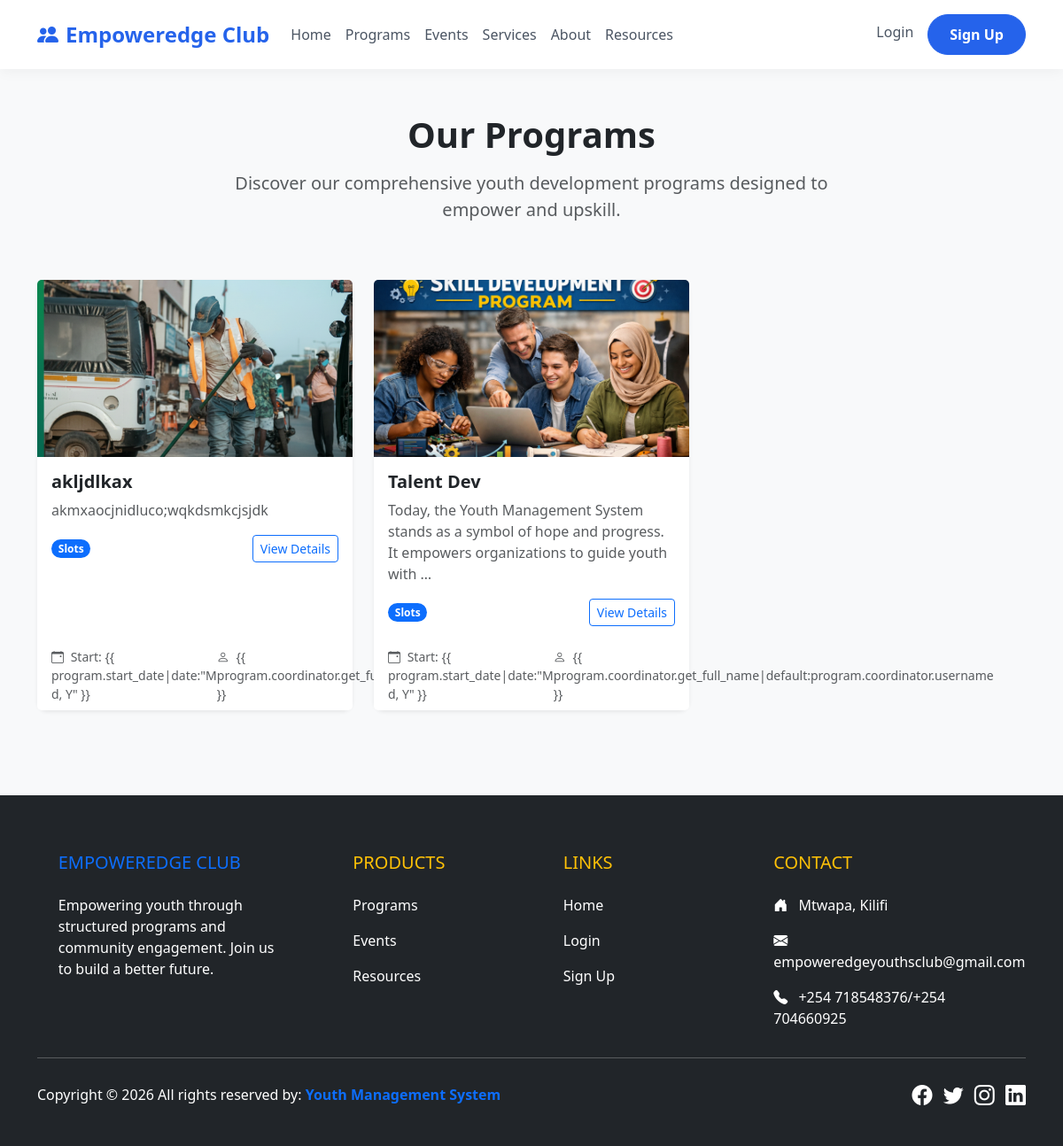
Screenshot of /programs/ with the database file from the repository.
### programs/models.py (models this page shows, shortened)
class Program(models.Model):
    title = models.CharField(max_length=200)
    description = models.TextField()
    coordinator = models.ForeignKey(settings.AUTH_USER_MODEL, on_delete=models.SET_NULL, null=True, related_name='coordinated_programs')
    start_date = models.DateField()
    end_date = models.DateField()
    capacity = models.PositiveIntegerField(default=50)
    image = models.ImageField(upload_to='program_images/', blank=True, null=True)
    created_at = models.DateTimeField(auto_now_add=True)

### programs/views.py (the view)
# urls.py: path('', ProgramListView.as_view(), name='program_list'),
class ProgramListView(ListView):
    model = Program
    template_name = 'programs/program_list.html'
    context_object_name = 'programs'
    ordering = ['-start_date']

### templates/programs/program_list.html (shortened to what this page needs)
{% extends 'base.html' %}
{%load static%}
{% block content %}
<div class="container py-5">
    <div class="row mb-5">
        <div class="col-lg-8 mx-auto text-center">
            <h1 class="fw-bold mb-3">Our Programs</h1>
            <p class="lead text-muted">Discover our comprehensive youth development programs designed to empower and
                upskill.</p>
        </div>
    </div>
    <div class="row g-4">
        {% for program in programs %}
        <div class="col-md-6 col-lg-4">
            <div class="card h-100 shadow-sm border-0">
                {% if program.image %}
                <img src="{{ program.image.url }}" class="card-img-top" alt="{{ program.title }}"
                    style="height: 200px; object-fit: cover;">
                {% else %}
                <div class="bg-light card-img-top d-flex align-items-center justify-content-center"
                    style="height: 200px;">
                    <i class="bi bi-mortarboard display-4 text-muted"></i>
                </div>
                {% endif %}
                <div class="card-body">
                    <h5 class="card-title fw-bold">{{ program.title }}</h5>
                    <p class="card-text text-muted mb-3">{{ program.description|truncatewords:20 }}</p>
                    <div class="d-flex justify-content-between align-items-center mt-auto">
                        <span class="badge bg-primary rounded-pill">{{ program.get_capacity_display }} Slots</span>
                        <div>
                            <a href="{% url 'program_detail' program.pk %}" class="btn btn-outline-primary btn-sm">View
                                Details</a>
                        </div>
                    </div>
                </div>
                <div class="card-footer bg-white border-top-0 text-muted small">
                    <div class="d-flex justify-content-between">
                        <span><i class="bi bi-calendar-event me-1"></i> Start: {{ program.start_date|date:"M d, Y"
                            }}</span>
                        <span><i class="bi bi-person me-1"></i> {{
                            program.coordinator.get_full_name|default:program.coordinator.username }}</span>
                    </div>
                </div>
            </div>
        </div>
        {% endfor %}
    </div>
</div>
{% endblock %}

### templates/base.html (style rules this page uses)
body { font-family: system-ui, -apple-system, BlinkMacSystemFont, 'Segoe UI', Roboto, Oxygen, Ubuntu, Cantarell, 'Open Sans', 'Helvetica Neue', sans-serif; background-color: #f8f9fa; }
.card { border: none; border-radius: 12px; box-shadow: 0 4px 6px -1px rgba(0, 0, 0, 0.1), 0 2px 4px -1px rgba(0, 0, 0, 0.06); transition: transform 0.2s; }

### rows the page displays
Program: image (picture), title "akljdlkax", description "akmxaocjnidluco;wqkdsmkcjsjdk"
Program: image (picture), title "Talent Dev", description "Today, the Youth Management System stands as a symbol of hope and progress. It empowers organizations to guide youth with …"
